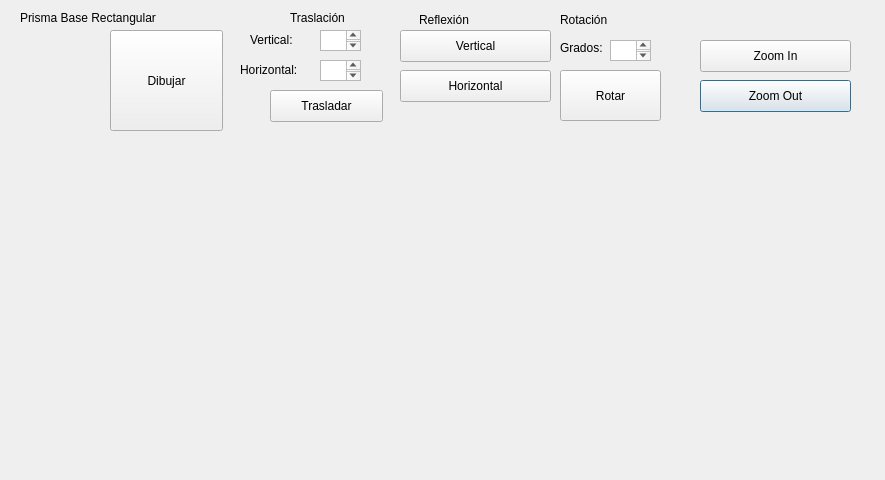
<?xml version="1.0" encoding="UTF-8"?>
<ui version="4.0">
 <class>prismaRectangular</class>
 <widget class="QDialog" name="prismaRectangular">
  <property name="geometry">
   <rect>
    <x>0</x>
    <y>0</y>
    <width>885</width>
    <height>480</height>
   </rect>
  </property>
  <property name="windowTitle">
   <string>Dialog</string>
  </property>
  <widget class="QLabel" name="label">
   <property name="geometry">
    <rect>
     <x>20</x>
     <y>10</y>
     <width>221</width>
     <height>16</height>
    </rect>
   </property>
   <property name="text">
    <string>Prisma Base Rectangular</string>
   </property>
  </widget>
  <widget class="QPushButton" name="pushButton_5">
   <property name="geometry">
    <rect>
     <x>700</x>
     <y>80</y>
     <width>151</width>
     <height>32</height>
    </rect>
   </property>
   <property name="text">
    <string>Zoom Out</string>
   </property>
  </widget>
  <widget class="QPushButton" name="pushButton">
   <property name="enabled">
    <bool>true</bool>
   </property>
   <property name="geometry">
    <rect>
     <x>110</x>
     <y>30</y>
     <width>113</width>
     <height>101</height>
    </rect>
   </property>
   <property name="text">
    <string>Dibujar</string>
   </property>
  </widget>
  <widget class="QPushButton" name="pushButton_4">
   <property name="geometry">
    <rect>
     <x>700</x>
     <y>40</y>
     <width>151</width>
     <height>32</height>
    </rect>
   </property>
   <property name="text">
    <string>Zoom In</string>
   </property>
  </widget>
  <widget class="QPushButton" name="pushButton_7">
   <property name="geometry">
    <rect>
     <x>400</x>
     <y>30</y>
     <width>151</width>
     <height>32</height>
    </rect>
   </property>
   <property name="text">
    <string>Vertical</string>
   </property>
  </widget>
  <widget class="QTextEdit" name="boxXinicio">
   <property name="geometry">
    <rect>
     <x>320</x>
     <y>60</y>
     <width>41</width>
     <height>21</height>
    </rect>
   </property>
  </widget>
  <widget class="QLabel" name="label_5">
   <property name="geometry">
    <rect>
     <x>560</x>
     <y>40</y>
     <width>51</width>
     <height>16</height>
    </rect>
   </property>
   <property name="text">
    <string>Grados:</string>
   </property>
  </widget>
  <widget class="QPushButton" name="pushButton_3">
   <property name="geometry">
    <rect>
     <x>560</x>
     <y>70</y>
     <width>101</width>
     <height>51</height>
    </rect>
   </property>
   <property name="text">
    <string>Rotar</string>
   </property>
  </widget>
  <widget class="QLabel" name="label_4">
   <property name="geometry">
    <rect>
     <x>240</x>
     <y>60</y>
     <width>91</width>
     <height>20</height>
    </rect>
   </property>
   <property name="text">
    <string>Horizontal:</string>
   </property>
  </widget>
  <widget class="QLabel" name="label_9">
   <property name="geometry">
    <rect>
     <x>419</x>
     <y>10</y>
     <width>81</width>
     <height>20</height>
    </rect>
   </property>
   <property name="text">
    <string>Reflexión</string>
   </property>
  </widget>
  <widget class="QLabel" name="label_10">
   <property name="geometry">
    <rect>
     <x>560</x>
     <y>10</y>
     <width>81</width>
     <height>20</height>
    </rect>
   </property>
   <property name="text">
    <string>Rotación</string>
   </property>
  </widget>
  <widget class="QLabel" name="label_6">
   <property name="geometry">
    <rect>
     <x>250</x>
     <y>30</y>
     <width>91</width>
     <height>20</height>
    </rect>
   </property>
   <property name="text">
    <string>Vertical:</string>
   </property>
  </widget>
  <widget class="QPushButton" name="pushButton_2">
   <property name="geometry">
    <rect>
     <x>270</x>
     <y>90</y>
     <width>113</width>
     <height>32</height>
    </rect>
   </property>
   <property name="text">
    <string>Trasladar</string>
   </property>
  </widget>
  <widget class="QPushButton" name="pushButton_6">
   <property name="geometry">
    <rect>
     <x>400</x>
     <y>70</y>
     <width>151</width>
     <height>32</height>
    </rect>
   </property>
   <property name="text">
    <string>Horizontal</string>
   </property>
  </widget>
  <widget class="QLabel" name="label_8">
   <property name="geometry">
    <rect>
     <x>290</x>
     <y>10</y>
     <width>81</width>
     <height>16</height>
    </rect>
   </property>
   <property name="text">
    <string>Traslación</string>
   </property>
  </widget>
  <widget class="QTextEdit" name="boxGrados">
   <property name="geometry">
    <rect>
     <x>610</x>
     <y>40</y>
     <width>41</width>
     <height>21</height>
    </rect>
   </property>
  </widget>
  <widget class="QTextEdit" name="boxYinicio">
   <property name="geometry">
    <rect>
     <x>320</x>
     <y>30</y>
     <width>41</width>
     <height>21</height>
    </rect>
   </property>
  </widget>
 </widget>
 <resources/>
 <connections/>
</ui>
